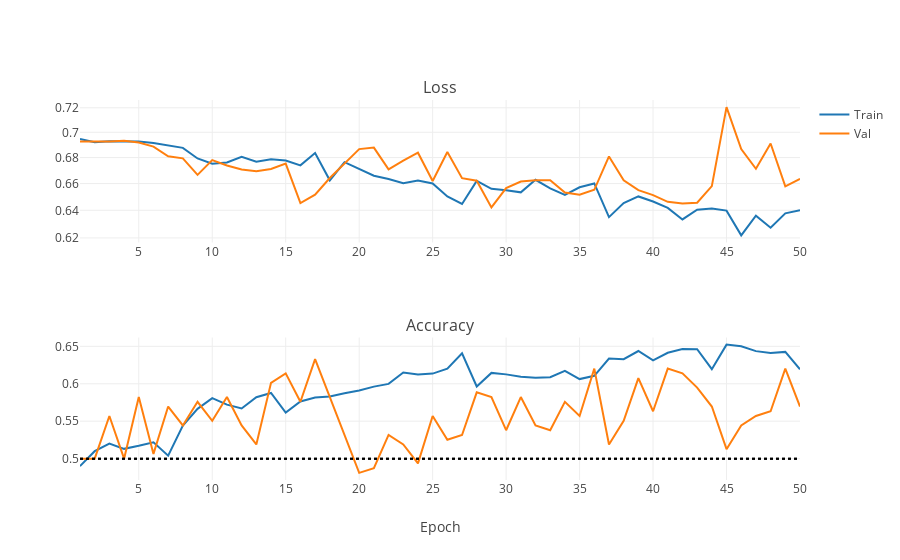

Notebook code cell kept with this figure:
### Markdown cell above
This seems slightly worse, but the problem is now a bit more complex. After all, a network trained on a biased sample gains additional accuracy just by assuming everything unknown is a cat. Therefore, let us keep the balanced sample.

There are other ways we can improve the data we train on. Our dataset is still fairly small. Let's explore whether an augmented dataset (for augmentation details, see cv_augment.py) improves the network performance. In addition to producing an effectively larger sample, augmentation should also prevent memorization, so we can limit overfitting as well!

To go a bit easier on the network, let's turn augmentation on in stages. First, we only zoom and crop the image by a factor of 0.9...

### Code cell
iplot(plot_training_stats("/DATA/Dropbox/LOOTRPV/Personal_programming/MachineLearning/Tutorials/ImageRecognition/NNs/AlexNet_logs/4_augmented_zoom.log"))

### Figure 1 — Plotly figure (JSON) as saved in the notebook; plotly's stock layout.template omitted (floating-point values rounded to 4 significant figures)
{"data": [{"line": {"color": "#1F77B4"}, "name": "Train", "type": "scatter", "uid": "4fcd1293-b537-43e5-b428-2937a21d5a29", "x": [1, 2, 3, 4, 5, 6, 7, 8, 9, 10, 11, 12, 13, 14, 15, 16, 17, 18, 19, 20, 21, 22, 23, 24, 25, 26, 27, 28, 29, 30, 31, 32, 33, 34, 35, 36, 37, 38, 39, 40, 41, 42, 43, 44, 45, 46, 47, 48, 49, 50], "xaxis": "x", "y": [0.6946, 0.6921, 0.6929, 0.693, 0.6926, 0.6915, 0.6895, 0.6876, 0.6793, 0.6752, 0.6762, 0.6805, 0.6767, 0.6786, 0.6777, 0.6739, 0.6835, 0.6624, 0.6764, 0.6709, 0.666, 0.6635, 0.6603, 0.6623, 0.6601, 0.6502, 0.6447, 0.662, 0.656, 0.6549, 0.6533, 0.6628, 0.6563, 0.6514, 0.6571, 0.6601, 0.635, 0.6453, 0.6503, 0.6465, 0.6418, 0.6333, 0.6404, 0.6414, 0.6398, 0.6218, 0.6361, 0.6273, 0.6377, 0.6401], "yaxis": "y"}, {"line": {"color": "#FF7F0E"}, "name": "Val", "type": "scatter", "uid": "fb1053e8-1045-47ef-97cd-84c81ccb589d", "x": [1, 2, 3, 4, 5, 6, 7, 8, 9, 10, 11, 12, 13, 14, 15, 16, 17, 18, 19, 20, 21, 22, 23, 24, 25, 26, 27, 28, 29, 30, 31, 32, 33, 34, 35, 36, 37, 38, 39, 40, 41, 42, 43, 44, 45, 46, 47, 48, 49, 50], "xaxis": "x", "y": [0.6926, 0.6925, 0.6927, 0.6932, 0.6919, 0.6886, 0.681, 0.6794, 0.6666, 0.678, 0.6738, 0.6707, 0.6694, 0.6711, 0.6752, 0.6454, 0.6515, 0.6642, 0.6754, 0.6866, 0.6878, 0.6709, 0.6775, 0.6838, 0.662, 0.6843, 0.664, 0.6621, 0.6421, 0.6565, 0.6615, 0.6624, 0.6624, 0.6532, 0.6516, 0.6553, 0.6809, 0.6625, 0.655, 0.6513, 0.6462, 0.645, 0.6456, 0.658, 0.7205, 0.6866, 0.6712, 0.6911, 0.6579, 0.6636], "yaxis": "y"}, {"line": {"color": "#1F77B4"}, "name": "Train", "showlegend": false, "type": "scatter", "uid": "599d4027-48fb-465b-8b55-ac0f3eaae93f", "x": [1, 2, 3, 4, 5, 6, 7, 8, 9, 10, 11, 12, 13, 14, 15, 16, 17, 18, 19, 20, 21, 22, 23, 24, 25, 26, 27, 28, 29, 30, 31, 32, 33, 34, 35, 36, 37, 38, 39, 40, 41, 42, 43, 44, 45, 46, 47, 48, 49, 50], "xaxis": "x2", "y": [0.49, 0.51, 0.5202, 0.5131, 0.5172, 0.5218, 0.5041, 0.5442, 0.5666, 0.5807, 0.5721, 0.5671, 0.582, 0.5877, 0.5614, 0.5764, 0.5817, 0.583, 0.5874, 0.5911, 0.5962, 0.5998, 0.615, 0.6124, 0.6136, 0.6202, 0.6407, 0.5964, 0.6145, 0.6126, 0.6095, 0.6081, 0.6087, 0.6171, 0.6063, 0.6106, 0.6338, 0.6328, 0.6437, 0.6313, 0.6414, 0.6464, 0.6461, 0.6195, 0.6523, 0.6501, 0.6436, 0.6412, 0.6426, 0.6194], "yaxis": "y2"}, {"line": {"color": "#FF7F0E"}, "name": "Val", "showlegend": false, "type": "scatter", "uid": "c60327b3-5420-4cc1-8688-bbdc1943b2af", "x": [1, 2, 3, 4, 5, 6, 7, 8, 9, 10, 11, 12, 13, 14, 15, 16, 17, 18, 19, 20, 21, 22, 23, 24, 25, 26, 27, 28, 29, 30, 31, 32, 33, 34, 35, 36, 37, 38, 39, 40, 41, 42, 43, 44, 45, 46, 47, 48, 49, 50], "xaxis": "x2", "y": [0.5, 0.5, 0.557, 0.5, 0.5823, 0.5063, 0.5696, 0.5443, 0.5759, 0.5506, 0.5823, 0.5443, 0.519, 0.6013, 0.6139, 0.5759, 0.6329, 0.5823, 0.5316, 0.481, 0.4873, 0.5316, 0.519, 0.4937, 0.557, 0.5253, 0.5316, 0.5886, 0.5823, 0.538, 0.5823, 0.5443, 0.538, 0.5759, 0.557, 0.6203, 0.519, 0.5506, 0.6076, 0.5633, 0.6203, 0.6139, 0.5949, 0.5696, 0.5127, 0.5443, 0.557, 0.5633, 0.6203, 0.5696], "yaxis": "y2"}, {"line": {"color": "#000000", "dash": "dot"}, "mode": "lines", "name": "Always dogs", "showlegend": false, "type": "scatter", "uid": "642f9244-69d9-4b60-9d6c-183613393666", "x": [1, 2, 3, 4, 5, 6, 7, 8, 9, 10, 11, 12, 13, 14, 15, 16, 17, 18, 19, 20, 21, 22, 23, 24, 25, 26, 27, 28, 29, 30, 31, 32, 33, 34, 35, 36, 37, 38, 39, 40, 41, 42, 43, 44, 45, 46, 47, 48, 49, 50], "xaxis": "x2", "y": [0.5, 0.5, 0.5, 0.5, 0.5, 0.5, 0.5, 0.5, 0.5, 0.5, 0.5, 0.5, 0.5, 0.5, 0.5, 0.5, 0.5, 0.5, 0.5, 0.5, 0.5, 0.5, 0.5, 0.5, 0.5, 0.5, 0.5, 0.5, 0.5, 0.5, 0.5, 0.5, 0.5, 0.5, 0.5, 0.5, 0.5, 0.5, 0.5, 0.5, 0.5, 0.5, 0.5, 0.5, 0.5, 0.5, 0.5, 0.5, 0.5, 0.5], "yaxis": "y2"}, {"line": {"color": "#000000", "dash": "dot"}, "mode": "lines", "name": "Always cats", "showlegend": false, "type": "scatter", "uid": "08ca52ab-51b4-4b08-9056-93a2810a8945", "x": [1, 2, 3, 4, 5, 6, 7, 8, 9, 10, 11, 12, 13, 14, 15, 16, 17, 18, 19, 20, 21, 22, 23, 24, 25, 26, 27, 28, 29, 30, 31, 32, 33, 34, 35, 36, 37, 38, 39, 40, 41, 42, 43, 44, 45, 46, 47, 48, 49, 50], "xaxis": "x2", "y": [0.5, 0.5, 0.5, 0.5, 0.5, 0.5, 0.5, 0.5, 0.5, 0.5, 0.5, 0.5, 0.5, 0.5, 0.5, 0.5, 0.5, 0.5, 0.5, 0.5, 0.5, 0.5, 0.5, 0.5, 0.5, 0.5, 0.5, 0.5, 0.5, 0.5, 0.5, 0.5, 0.5, 0.5, 0.5, 0.5, 0.5, 0.5, 0.5, 0.5, 0.5, 0.5, 0.5, 0.5, 0.5, 0.5, 0.5, 0.5, 0.5, 0.5], "yaxis": "y2"}], "layout": {"annotations": [{"font": {"size": 16}, "showarrow": false, "text": "Loss", "x": 0.5, "xanchor": "center", "xref": "paper", "y": 1, "yanchor": "bottom", "yref": "paper"}, {"font": {"size": 16}, "showarrow": false, "text": "Accuracy", "x": 0.5, "xanchor": "center", "xref": "paper", "y": 0.375, "yanchor": "bottom", "yref": "paper"}], "xaxis": {"anchor": "y", "domain": [0, 1]}, "xaxis2": {"anchor": "y2", "domain": [0, 1], "title": {"text": "Epoch"}}, "yaxis": {"anchor": "x", "domain": [0.625, 1], "type": "log"}, "yaxis2": {"anchor": "x2", "domain": [0, 0.375]}}}
